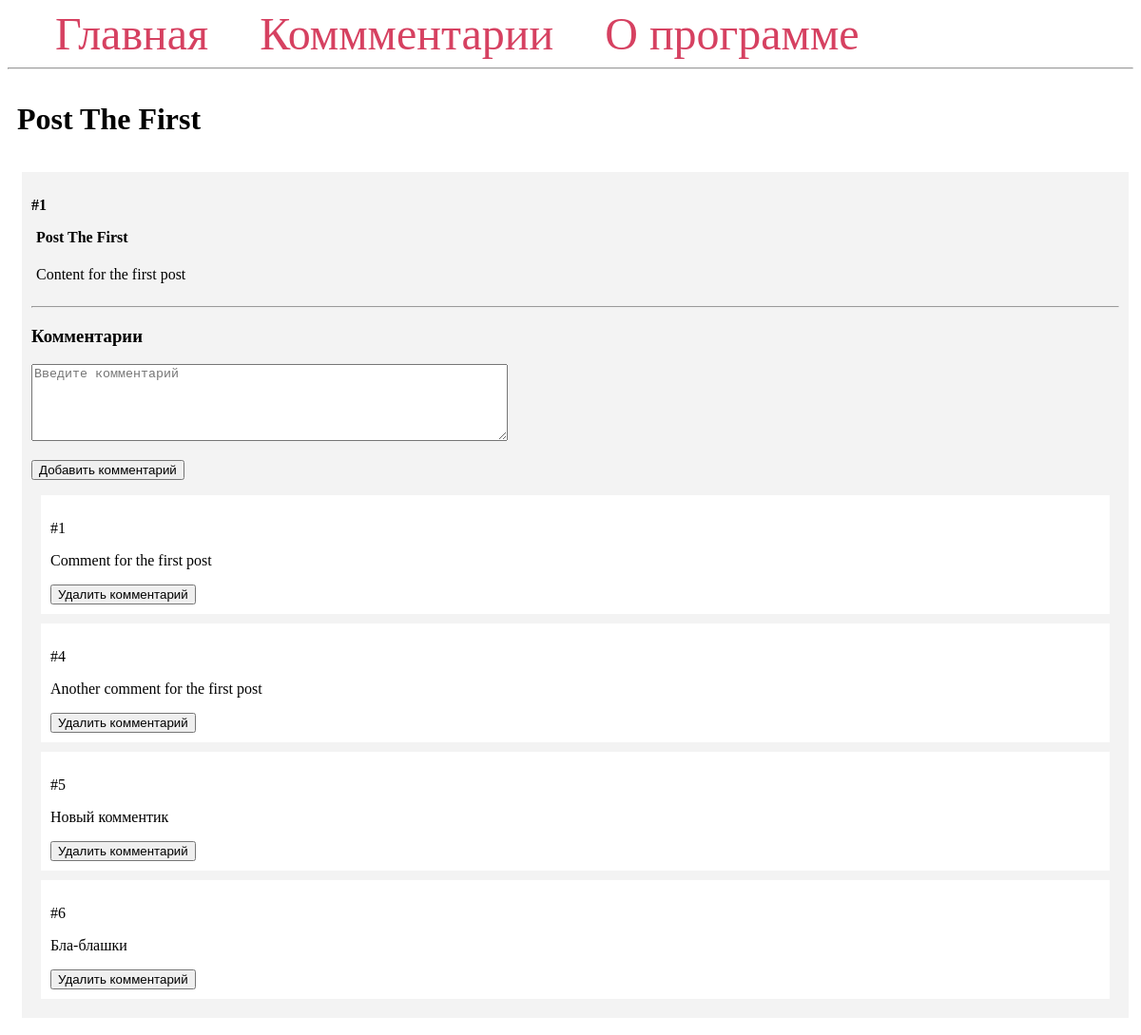
/1/, run on the app's committed database.
### task39/task39.py (models this page shows, shortened)
class Post(db.Model):
    id = db.Column(db.Integer, primary_key=True)
    title = db.Column(db.String(100))
    content = db.Column(db.Text)
    comments = db.relationship('Comment', backref='post')

class Comment(db.Model):
    id = db.Column(db.Integer, primary_key=True)
    content = db.Column(db.Text)
    post_id = db.Column(db.Integer, db.ForeignKey('post.id'))

### task39/task39.py (the view)
@app.route('/<int:post_id>/', methods=('GET', 'POST'))
def post(post_id):
    post = Post.query.get_or_404(post_id)
    if request.method == 'POST':
        comment = Comment(content=request.form['content'], post=post)
        db.session.add(comment)
        db.session.commit()
        return redirect(url_for('post', post_id=post.id))
    return render_template('post.html', post=post)

### task39/templates/post.html
{% extends 'base.html' %}
{% block content %}
    <span class="title"><h1>{% block title %} {{ post.title }}  {% endblock %}</h1></span>
    <div class="content">
            <div class="post">
                <p><b>#{{ post.id }}</b></p>
                <b>
                    <p class="title">{{ post.title }}</p>
                </b>
                <div class="content">
                    <p>{{ post.content }}</p>
                </div>
                <hr>
                <h3>Комментарии</h3>
                <form method="post">
                    <p>
                        <textarea name="content"
                                    placeholder="Введите комментарий"
                                    cols="60"
                                    rows="5"></textarea>
                    </p>
                    <p>
                        <button type="submit">Добавить комментарий</button>
                    </p>
                </form>
                {% for comment in post.comments %}
                    <div class="comment">
                        <p>#{{ comment.id }}</p>
                        <p>{{ comment.content }}</p>
                        <form method="POST"
                            action="{{ url_for('delete_comment', comment_id=comment.id) }}">
                            <input type="submit" value="Удалить комментарий"
                                onclick="return confirm('Вы уверены что хотите удалить этот комментарий?')">
                        </form>
                    </div>
                {% endfor %}
            </div>
    </div>
{% endblock %}

### task39/static/css/default.css (style rules this page uses)
.title { margin: 5px; }
.content { margin: 5px; width: 100%; display: flex; flex-direction: row; flex-wrap: wrap; }
.comment { padding: 10px; margin: 10px; background-color: #fff; }
.post { flex: 20%; padding: 10px; margin: 5px; background-color: #f3f3f3; inline-size: 100%; }

### data on the page
Post: title "Post The First", id "1", content "Content for the first post"
Comment: id "1", content "Comment for the first post"
Comment: id "4", content "Another comment for the first post"
Comment: id "5", content "Новый комментик"
Comment: id "6", content "Бла-блашки"
